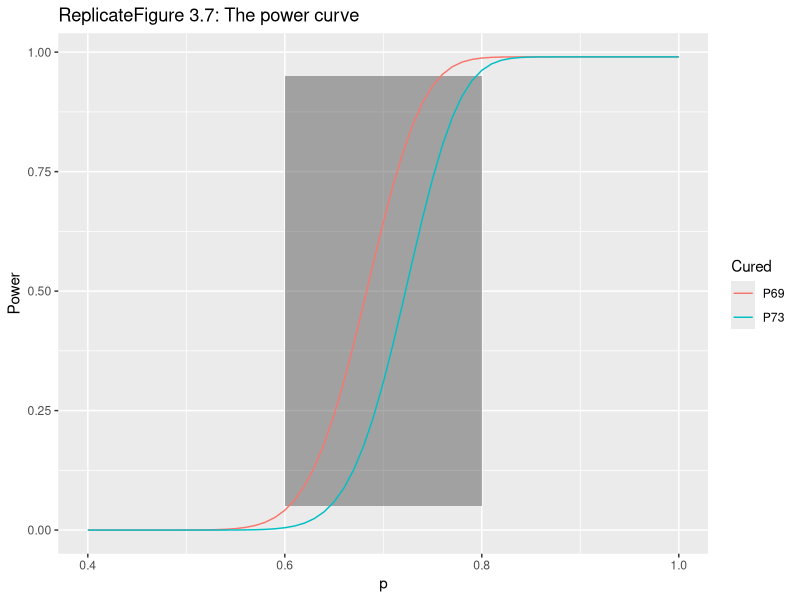

Generate this figure with R:
## ---- chunk 1
knitr::opts_chunk$set(echo = TRUE)
library(tidyverse)
## ---- chunk 2
n = 100
m = c(69,73)
p = seq(0.4, 1, 1/n)
for (i in m) {
  if (i == m[1]) {
    P = data.frame(p, Cured=paste('P',i,sep=''),
                   Power=cumsum(dbinom(i,n,p))
                   )
  }
  else {
    P = rbind(P, data.frame(p, Cured=paste('P',i,sep=''),
                            Power=cumsum(dbinom(i,n,p))
                            )
              )
  }
}
ggplot()+
  geom_rect(aes(xmin = 0.6, xmax = 0.8, ymin = 0.05, ymax = 0.95), alpha = 0.5)+
  geom_line(aes(p, Power, color = Cured), P)+
  labs(title = 'ReplicateFigure 3.7: The power curve')
